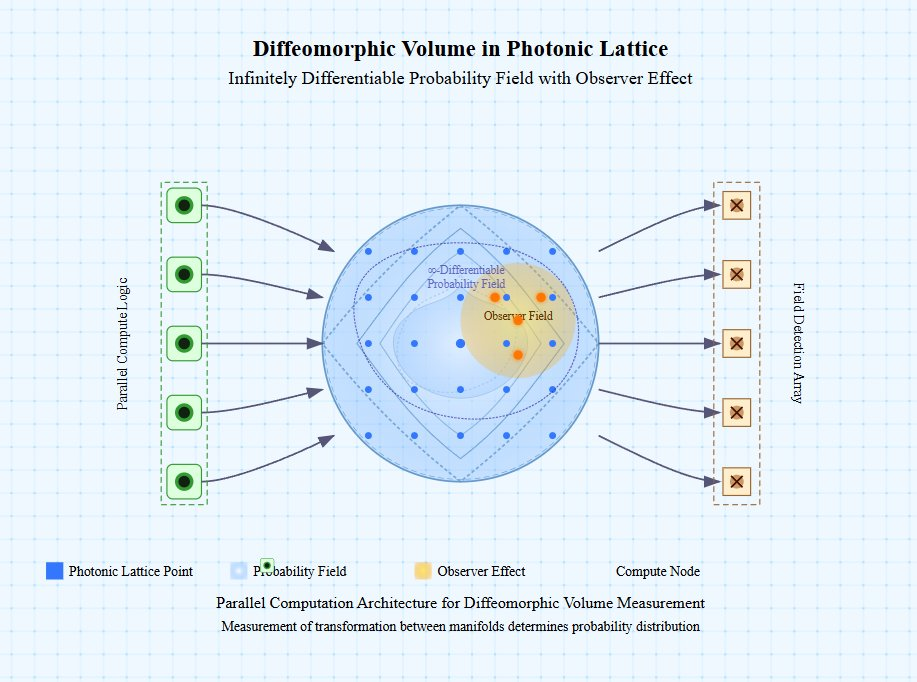
#> input picture GqI7ypXbcAEfdGT.jpg, 917 x 682 px, given in place of the camera
$ python test.py
#> lines starting #> are read from the running program, lines starting #| are printed output that depends on the picture; after the words box and inside, x2 and y2 are one past the last pixel; in counts of white or black regions, pixels touching at a corner belong together
import cv2
import numpy as np
import matplotlib.pyplot as plt

# Function to detect affine transformation using ORB
def detect_affine_transformation(prev_frame, current_frame):
    orb = cv2.ORB_create(nfeatures=500)
    kp1, des1 = orb.detectAndCompute(prev_frame, None)
    kp2, des2 = orb.detectAndCompute(current_frame, None)

    if kp1 is None or kp2 is None or des1 is None or des2 is None:
        return None, None, None, 0, None, []  # Initialize matches to an empty list

    bf = cv2.BFMatcher(cv2.NORM_HAMMING, crossCheck=True)
    matches = bf.match(des1, des2)
    matches = sorted(matches, key=lambda x: x.distance)
    match_count = len(matches)

    if match_count < 10:
        return None, kp1, kp2, match_count, None, matches

    src_pts = np.float32([kp1[m.queryIdx].pt for m in matches]).reshape(-1, 1, 2)
    dst_pts = np.float32([kp2[m.trainIdx].pt for m in matches]).reshape(-1, 1, 2)
    M, mask = cv2.findHomography(src_pts, dst_pts, cv2.RANSAC, 5.0)

    return M, kp1, kp2, match_count, mask, matches

# Function to compute spacetime keypoints (3D points: x, y, frame index)
def compute_spacetime_keypoints(kp, frame_idx):
    return np.array([[pt.pt[0], pt.pt[1], frame_idx] for pt in kp])

# Function to check the Freudenthal stability
def check_freudenthal_stability(kp1, kp2, matches, t1, t2, std_threshold=2.0):
    if len(matches) == 0 or kp1 is None or kp2 is None:
        return False, 0.0

    kp1_3d = compute_spacetime_keypoints(kp1, t1)
    kp2_3d = compute_spacetime_keypoints(kp2, t2)

    src_pts = np.array([kp1_3d[m.queryIdx] for m in matches])
    dst_pts = np.array([kp2_3d[m.trainIdx] for m in matches])

    displacements = np.linalg.norm(dst_pts - src_pts, axis=1)
    std_disp = np.std(displacements)

    return std_disp < std_threshold, std_disp

# Function to process the frame, calculate displacements, and display Freudenthal stability
def process_frame(frame, prev_frame, kp1, kp2, affine_matrix, homography_matrix, mask, matches, freudenthal_status, motion_std):
    vis = frame.copy()

    if homography_matrix is not None and kp1 is not None and kp2 is not None and mask is not None and matches is not None:
        top_n = 20  # You can adjust the number of matches to display
        limited_matches = matches[:top_n]
        limited_mask = mask.ravel().tolist()[:top_n]

        draw_params = dict(
            matchColor=(0, 255, 0),  # Green matches
            singlePointColor=None,
            matchesMask=limited_mask,  # Only draw the inliers
            flags=cv2.DRAW_MATCHES_FLAGS_NOT_DRAW_SINGLE_POINTS
        )

        vis_matches = cv2.drawMatches(prev_frame, kp1, frame, kp2, limited_matches, None, **draw_params)
        vis = vis_matches

        # Display the homography matrix and affine transformation
        cv2.putText(vis, "Homography Matrix:", (10, 30), cv2.FONT_HERSHEY_SIMPLEX, 0.7, (0, 255, 0), 2)
        matrix_str = str(homography_matrix.round(2)).replace('\n', ' ')
        cv2.putText(vis, matrix_str, (10, 60), cv2.FONT_HERSHEY_SIMPLEX, 0.4, (0, 100, 0), 1)

        if affine_matrix is not None:
            tx = affine_matrix[0, 2]
            ty = affine_matrix[1, 2]
            cv2.putText(vis, f"Affine Translation: ({tx:.2f}, {ty:.2f})", (10, 120),
                        cv2.FONT_HERSHEY_SIMPLEX, 0.6, (255, 0, 0), 2)

        # Freudenthal motion stability
        status_text = "Stable" if freudenthal_status else "Unstable"
        cv2.putText(vis, f"Freudenthal Stability: (std={motion_std:.2f})", (10, 180),
                    cv2.FONT_HERSHEY_SIMPLEX, 0.6, (255, 0, 0), 2)
    else:
        cv2.putText(vis, "No Homography Detected", (10, 30),
                    cv2.FONT_HERSHEY_SIMPLEX, 0.7, (0, 0, 255), 2)

    return vis
def run_video_processing():
    cap = cv2.VideoCapture(0)
    if not cap.isOpened():
        print("Error: Could not open webcam.")
        return

    prev_frame = None
    frame_idx = 0
    displacement_list = []  # Store the displacement values

    # Initialize interactive plotting
    plt.ion()
    fig, ax = plt.subplots(figsize=(10, 5))
    line, = ax.plot([], [], label='Motion Std', color='blue')  # Initialize with empty lists
    ax.set_title("Motion Standard Deviation (Freudenthal Stability)")
    ax.set_xlabel("Frame")
    ax.set_ylabel("Standard Deviation")
    ax.legend()
    plt.show()
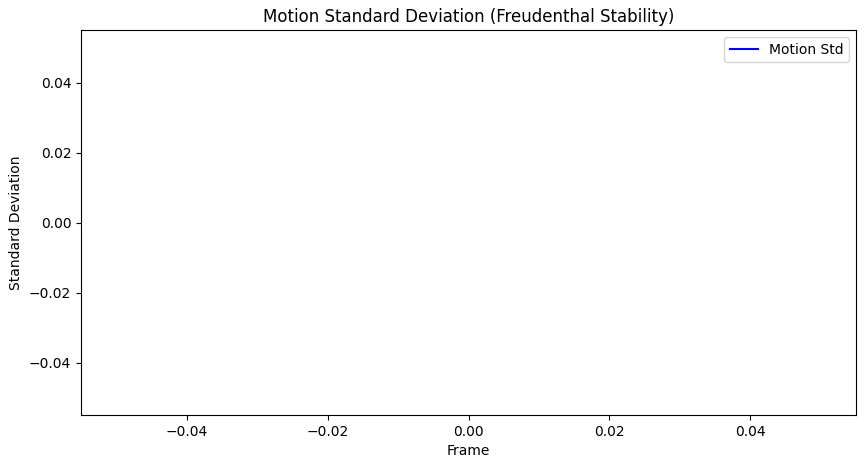
#> figure drawn by matplotlib, 1 panel

    while True:
        ret, current_frame = cap.read()
#> current_frame is the input picture: shape (682, 917, 3); mean B, G, R 245.9, 238.5, 227.1
        if not ret:
            break

        current_frame = cv2.resize(current_frame, (640, 480))
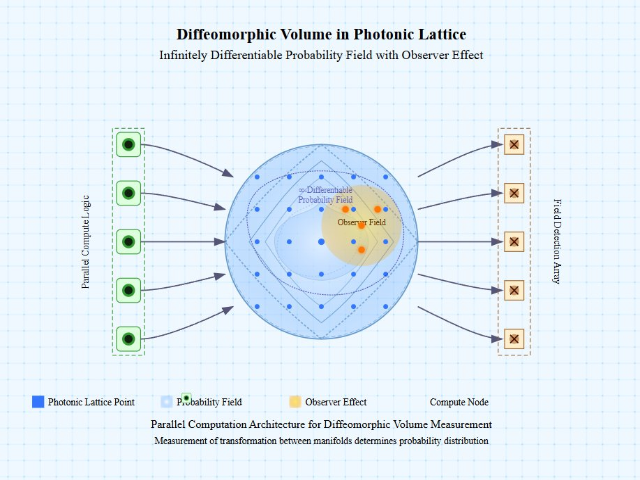
#> current_frame: shape (480, 640, 3); mean B, G, R 245.8, 238.5, 227.1
        gray_current = cv2.cvtColor(current_frame, cv2.COLOR_BGR2GRAY)
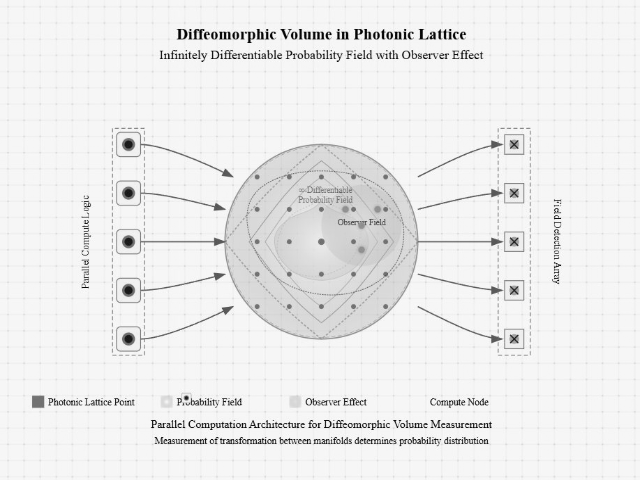
#> gray_current: shape (480, 640); min 1, max 254, mean 235.9

        freudenthal_status = False
        motion_std = 0.0
        affine_matrix = None
        homography_matrix = None
        kp1, kp2, mask, matches = None, None, None, [] # Initialize matches to empty list

        if prev_frame is not None:
            gray_prev = cv2.cvtColor(prev_frame, cv2.COLOR_BGR2GRAY)
            homography_matrix, kp1, kp2, match_count, mask, matches = detect_affine_transformation(gray_prev, gray_current)

            if homography_matrix is not None and np.allclose(homography_matrix[2, :], [0, 0, 1], atol=0.1):
                affine_matrix = homography_matrix[:2, :]

            freudenthal_status, motion_std = check_freudenthal_stability(kp1, kp2, matches, frame_idx - 1, frame_idx)
            displacement_list.append(motion_std)

            # Update the plot in real-time
            line.set_xdata(range(len(displacement_list)))  # X-axis is the frame number
            line.set_ydata(displacement_list)
            ax.relim()
            ax.autoscale_view()
            fig.canvas.draw()
            fig.canvas.flush_events()

        # Process frame and display
        processed_frame = process_frame(current_frame, prev_frame if prev_frame is not None else current_frame,
                                        kp1, kp2, affine_matrix, homography_matrix, mask, matches,
                                        freudenthal_status, motion_std)
#> in process_frame, `cv2.putText(vis, "No Homography Detected", (10, 30), cv2.FONT_HERSHEY_..`:
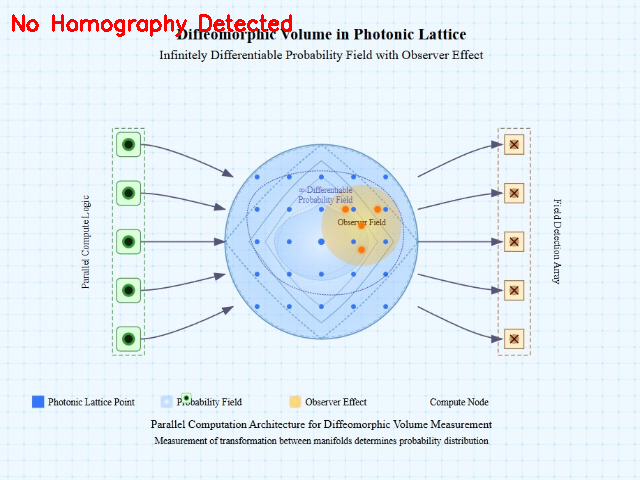
#> vis: shape (480, 640, 3); 0.65% of pixels changed, all inside (x1, y1, x2, y2) = (12, 14, 292, 37)

        cv2.imshow("Freudenthal Homotopy Motion Analysis", processed_frame)
        prev_frame = current_frame.copy()
        frame_idx += 1

        if cv2.waitKey(1) & 0xFF == ord('q'):
#> (key q is pressed here)
            break

    cap.release()
    cv2.destroyAllWindows()

if __name__ == "__main__":
    run_video_processing()

$ run again, on GqJHzrzbIAAcJWj.jpg
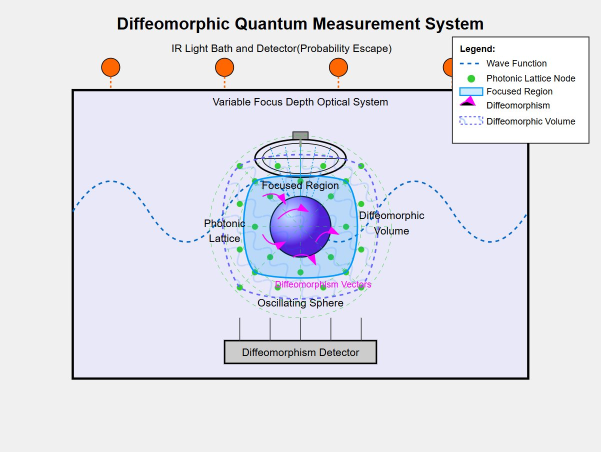
#> input picture GqJHzrzbIAAcJWj.jpg, 1201 x 903 px, given in place of the camera (shown at 1/2 size)
#> in run_video_processing, current_frame is the input picture: shape (903, 1201, 3); mean B, G, R 233.9, 225, 224.6
#> current_frame: shape (480, 640, 3)
#> in run_video_processing, `gray_current = cv2.cvtColor(current_frame, cv2.COLOR_BGR2GRAY)`:
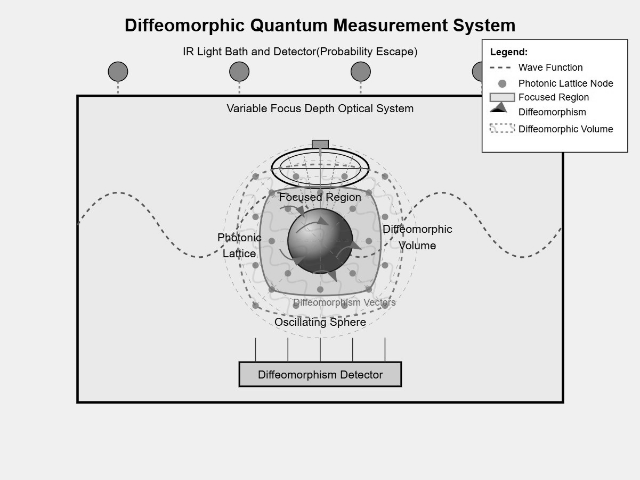
#> gray_current: shape (480, 640); min 0, max 255, mean 225.9
#> in process_frame, `cv2.putText(vis, "No Homography Detected", (10, 30), cv2.FONT_HERSHEY_..`:
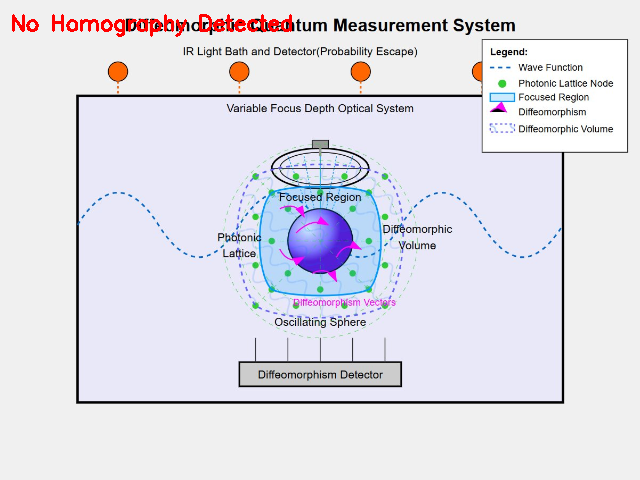
#> vis: shape (480, 640, 3); mean B, G, R 232.6, 223.8, 225

$ run again, on Go5Li3xagAAFLAg.png
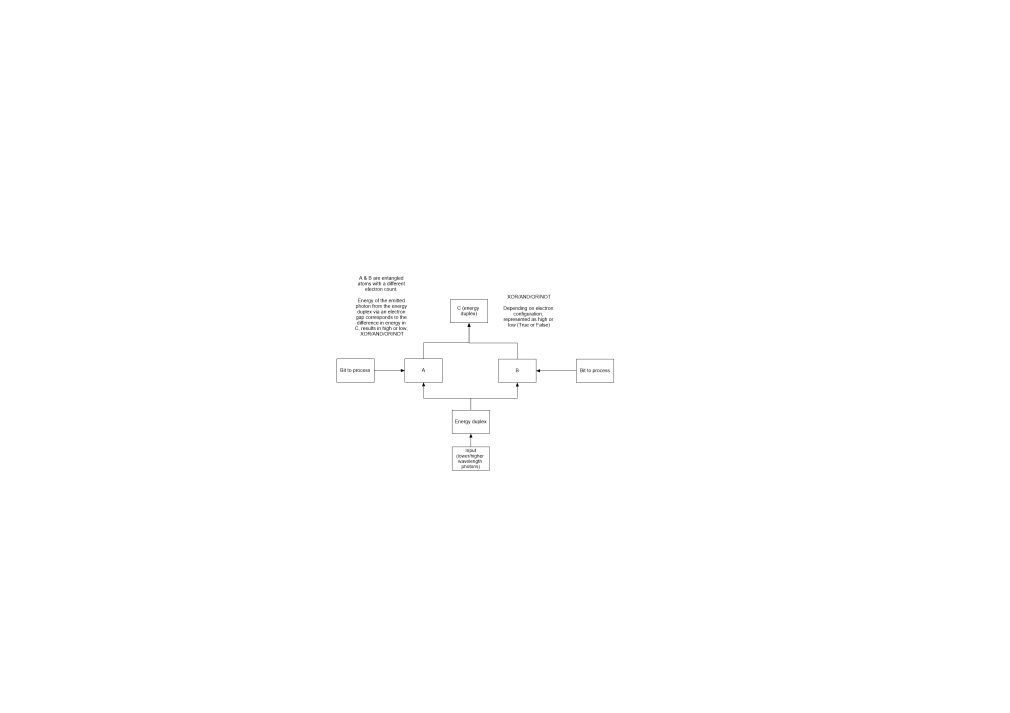
#> input picture Go5Li3xagAAFLAg.png, 3028 x 2138 px, given in place of the camera (shown at 1/3 size)
#> in run_video_processing, current_frame is the input picture: shape (2138, 3028, 3); min 0, max 255, mean 254.5
#> in run_video_processing, `current_frame = cv2.resize(current_frame, (640, 480))`:
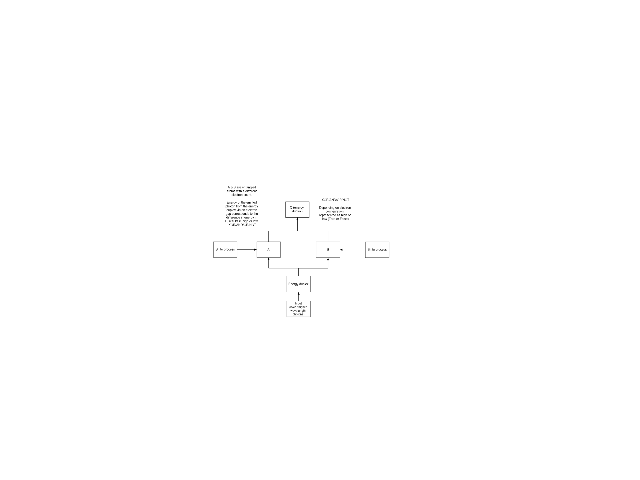
#> current_frame: shape (480, 640, 3); min 0, max 255, mean 254.5
#> in process_frame, `cv2.putText(vis, "No Homography Detected", (10, 30), cv2.FONT_HERSHEY_..`:
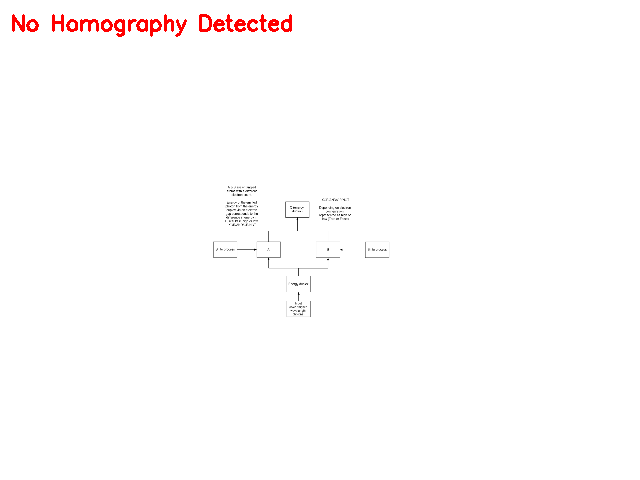
#> vis: shape (480, 640, 3); 0.65% of pixels changed, all inside (x1, y1, x2, y2) = (12, 14, 292, 37)
